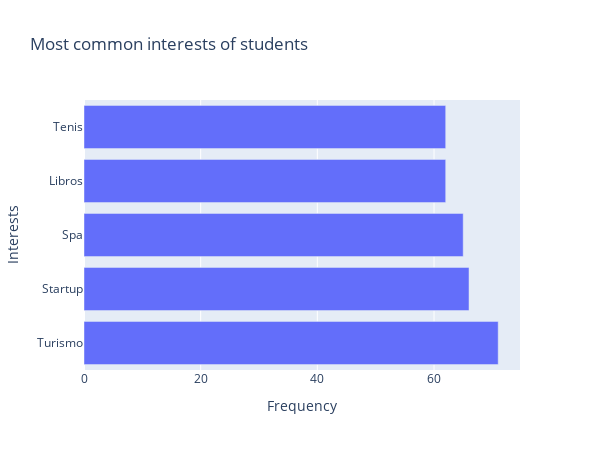

Source (notebook cell):
### Markdown cell above
### 4. Intereses más populares de los estudiantes:

### Code cell
# Gráfico de barras para mostrar los intereses más comunes de los alumnos

# Contar la frecuencia de los intereses
interest_counts = users_df['interests'].explode().value_counts()

# Seleccionar los N intereses más comunes a mostrar
top_n = 5
top_interests = interest_counts.head(top_n)

# Quitar los corchetes de lista del índice
top_interests.index = top_interests.index.str.strip('[]')

# Crear el gráfico de barras horizontales
fig = go.Figure(data=go.Bar(
    x=top_interests.values,
    y=top_interests.index,
    orientation='h'
))

# Configurar el diseño del gráfico
fig.update_layout(
    title='Most common interests of students',
    xaxis_title='Frequency',
    yaxis_title='Interests',
    width=600,
    height=450
)

# Mostrar el gráfico
fig.show()

### Figure 1 — Plotly figure (JSON) as saved in the notebook; plotly's stock layout.template omitted (floating-point values rounded to 4 significant figures)
{"data": [{"orientation": "h", "type": "bar", "x": [71, 66, 65, 62, 62], "y": ["Turismo", "Startup", "Spa", "Libros", "Tenis"]}], "layout": {"height": 450, "title": {"text": "Most common interests of students"}, "width": 600, "xaxis": {"title": {"text": "Frequency"}}, "yaxis": {"title": {"text": "Interests"}}}}
